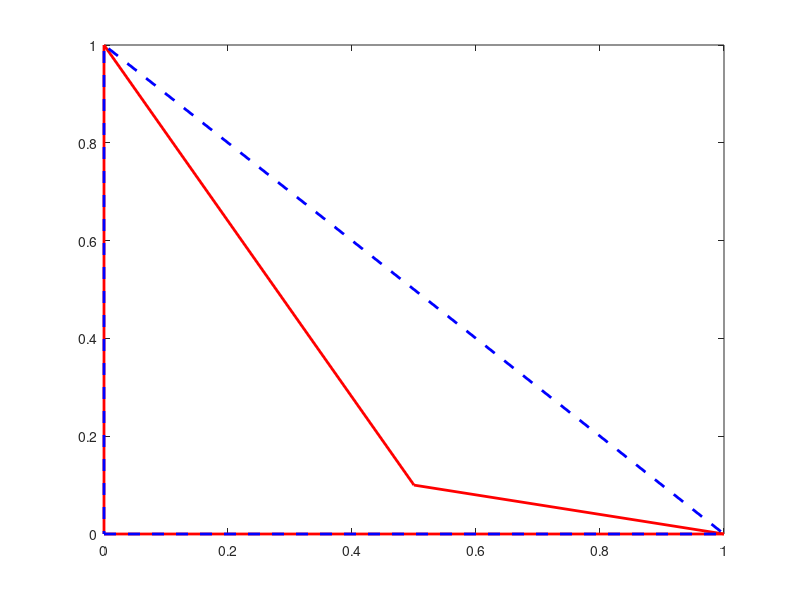

Source code (MATLAB): (Note: this script raises an error after producing the figure.)
%{
XX = [ 4.623290000000000e-02     1.310270000000000e-01;
     4.750000000000000e-02     1.313690430684176e-01;
     4.611639864340841e-02     1.311163986434084e-01;
     4.750000000000000e-02     1.325000000000000e-01]
%}
XX = [0,0;      
      1,0;
      0.5,0.1;
      0,1];
figure
plot([XX(:,1);XX(1,1)],[XX(:,2);XX(1,2)],'r-','linewidth',2)
hold on
hullInd = convhull(XX(:,1),XX(:,2));
XX = XX(hullInd,:);
plot([XX(:,1);XX(1,1)],[XX(:,2);XX(1,2)],'b--','linewidth',2)
XX
ispolycw(XX(:,1),XX(:,2))
